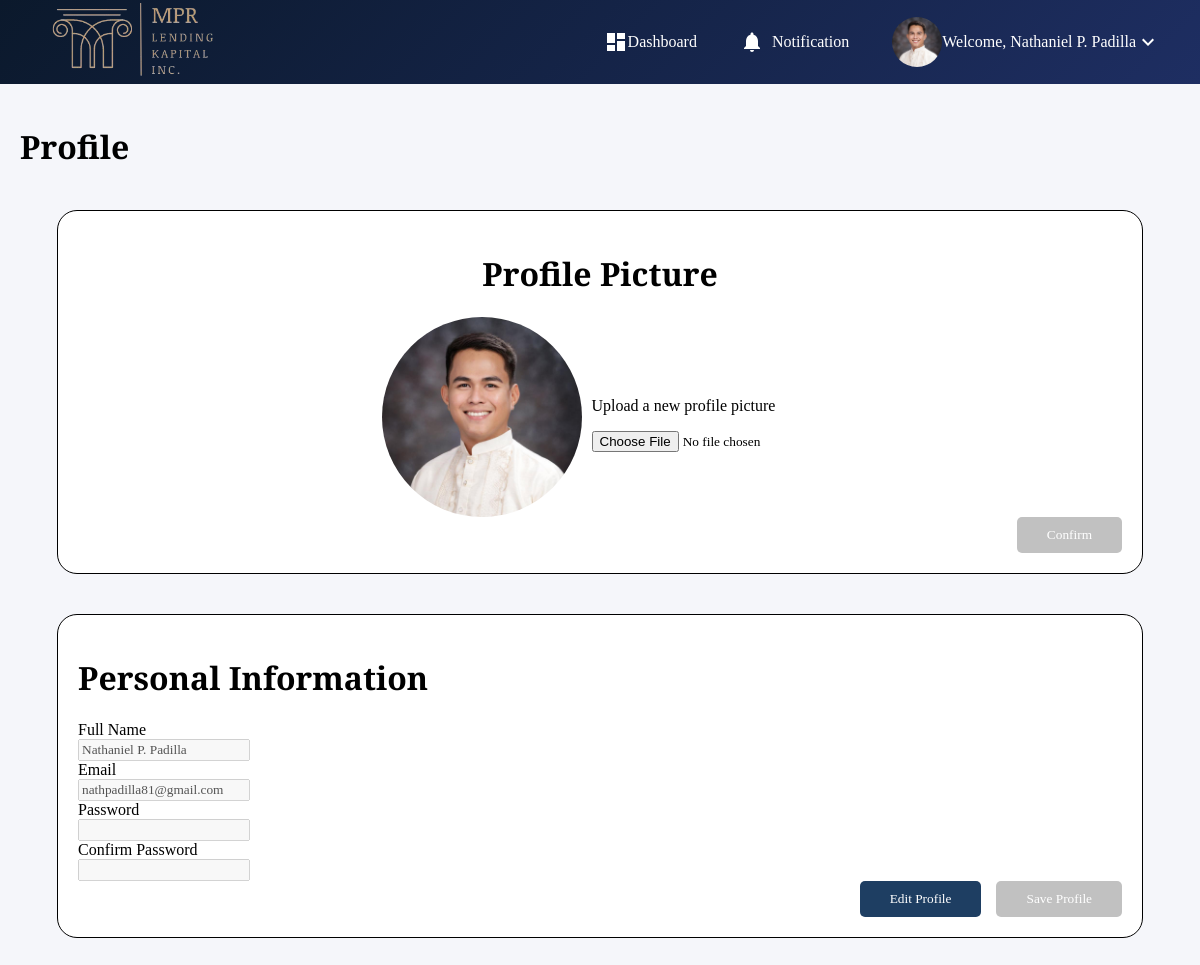
/profile.php (signed in), run on the app's committed database.
### tables this page shows
CREATE TABLE `users` (
  `id` int(11) NOT NULL,
  `fullname` varchar(255) NOT NULL,
  `email` varchar(255) NOT NULL,
  `password` varchar(255) NOT NULL,
  `profile_picture` varchar(255) DEFAULT NULL,
  `role` enum('admin','user') NOT NULL,
  `created_at` timestamp NOT NULL DEFAULT current_timestamp(),
  `updated_at` timestamp NOT NULL DEFAULT current_timestamp() ON UPDATE current_timestamp()
);

### profile.php (the view, shortened to what this page needs)
<?php
$db = new mysqli('localhost', 'root', '', 'lendingdb');
$user_id = $_SESSION['user_id'];
$sql = "SELECT profile_picture, fullname, email, password FROM users WHERE id = ?";
$stmt = $db->prepare($sql);
$stmt->bind_param("i", $user_id);
$stmt->execute();
$result = $stmt->get_result();
$user = $result->fetch_assoc();
$profilePicturePath = isset($user['profile_picture']) && !empty($user['profile_picture']) ? $user['profile_picture'] : 'uploads/defaultprof.jpg';
$fullname = $user['fullname'];
$email = $user['email'];
?>
<!DOCTYPE html>
<html lang="en">
<head>
    <link rel="stylesheet" href="styles/profile.css">
</head>
<body>
<nav>
    <div class="dashboard-container">
        <div class="dashboard-header">
            <div class="logo-container">
                <img src="images/dashboard.png" alt="Dashboard Logo">
            </div>
            <div class="dashboard-header-right">
            <div class="dashboard-header-right-content">
                        <svg xmlns="http://www.w3.org/2000/svg" width="24" height="24" viewBox="0 0 24 24">
                            <path fill="currentColor" d="M3 13h8V3H3zm0 8h8v-6H3zm10 0h8V11h-8zm0-18v6h8V3z" />
                        </svg>
                        <p>Dashboard</p>
                    </div>
                <div class="notification">
                    <div class="notification-icon">
                        <svg xmlns="http://www.w3.org/2000/svg" width="24" height="24" viewBox="0 0 24 24">
                            <path fill="currentColor" d="M12 22c1.1 0 2-.9 2-2h-4a2 2 0 0 0 2 2m6-6v-5c0-3.07-1.64-5.64-4.5-6.32V4c0-.83-.67-1.5-1.5-1.5s-1.5.67-1.5 1.5v.68C7.63 5.36 6 7.92 6 11v5l-2 2v1h16v-1z" />
                        </svg>
                        <p>Notification</p>
                    </div>
                </div>
                <div class="profile">
                    <img src="<?php echo $profilePicturePath; ?>" alt="Profile Picture">
                    <div class="profile-dropdown">
                        <p>Welcome, <?php echo $fullname; ?></p>
                    </div>
                    <svg class="arrow-down-icon" xmlns="http://www.w3.org/2000/svg" width="24" height="24" viewBox="0 0 24 24">
                        <path fill="currentColor" d="M7.41 8.59L12 13.17l4.59-4.58L18 10l-6 6l-6-6z" />
                    </svg>
                </div>
            </div>
        </div>
    </div>
</nav>
<div class="profile-container">
    <h1>Profile</h1>
    <div class="profile-content">
        <div class="profile-picture">
            <h1>Profile Picture</h1>
            <form action="update_profile.php" method="post" enctype="multipart/form-data">
                <div class="upload-profile-picture-container">
                    <img src="<?php echo $profilePicturePath; ?>" id="profile-picture-preview" alt="Profile Picture">
                    <div class="upload-profile-picture-btn-container">
                        <p>Upload a new profile picture</p>
                        <input type="file" name="profile_picture" id="profile-picture-upload" accept="image/*" onchange="previewImage(event)">
                    </div>
                </div>
                <div class="confirm-upload-profile-btn-container" disabled>
                    <button type="submit" id="upload-profile-btn" name="update_profile">Confirm</button disabled>
                </div>
            </form>
        </div>
        <div class="profile-info">
            <h1>Personal Information</h1>
            <form action="update_profile.php" method="post" enctype="multipart/form-data" id="profile-form">
    <label for="Name">Full Name</label><br>
    <input type="text" id="Name" class="inputs" name="fullname" value="<?php echo $fullname; ?>" disabled><br>
    <label for="Email">Email</label><br>
    <input type="email" id="Email" class="inputs" name="email" value="<?php echo $email; ?>" disabled><br>
    <label for="Password">Password</label><br>
    <input type="password" id="Password" class="inputs" name="password" disabled><br>
    <label for="Confirm Password">Confirm Password</label><br>
    <input type="password" id="ConfirmPassword" class="inputs" name="confirm_password" disabled><br>
    <div class="profile-button-container">
        <button type="button" id="edit-profile-btn">Edit Profile</button>
        <button type="submit" id="save-profile-btn" name="update_details" disabled>Save Profile</button>
    </div>
</form>
        </div>
    </div>
</div>
</body>
</html>

### styles/profile.css (style rules this page uses)
* { font-family: "Source Serif 4", serif; }
h1 { font-weight: 900; }
body { background-color: #F5F6FA; height: 98vh; margin: 0 0 0 0; }
.dashboard-container { display: flex; flex-direction: column; }
.dashboard-header { display: flex; flex-direction: row; justify-content: space-between; background-image: linear-gradient(135deg, #0B192C, #1E2E62); color: white; max-height: 200px; height: 84px; }
.logo-container { display: flex; flex-direction: row; justify-content: left; align-items: center; height: 100%; }
.logo-container img { width: 300px; height: 100%; margin: 5px 0 0 0; object-fit: cover; }
.dashboard-header-right { display: flex; flex-direction: row; justify-content: right; align-items: center; height: 100%; margin: 0 20px 0 0; }
.dashboard-header-right-content { display: flex; flex-direction: row; align-items: center; margin: 0 20px 0 0; cursor: pointer; }
.notification-icon { display: flex; flex-direction: row; align-items: center; height: 100%; margin: 0 20px 0 0; }
.profile { display: flex; flex-direction: row; align-items: center; height: 100%; margin: 0 20px 0 0; }
.profile img { width: 50px; height: 50px; border-radius: 50%; object-fit: cover; }
.profile-dropdown { position: relative; display: inline; cursor: pointer; }
.notification { position: relative; display: inline-block; cursor: pointer; }
.notification-icon { vertical-align: middle; }
.profile-container { padding: 20px; }
.profile-content { display: flex; flex-direction: column; align-items: center; margin: 20px 0 0 0; }
.profile-container img { width: 200px; height: 200px; border-radius: 50%; object-fit: cover; }
.profile-picture { display: flex; width: 90%; flex-direction: column; align-items: center; justify-content: center; border: 1px solid black; background-color: white; margin: 20px 0 20px 0; border-radius: 20px; padding: 20px; }
.profile-picture form { width: 100%; }
.upload-profile-picture-container { display: flex; flex-direction: row; justify-content: center; align-items: center; gap: 10px; }
.upload-profile-picture-btn-container { display: flex; flex-direction: column; }
.confirm-upload-profile-btn-container { display: flex; align-items: end !important; justify-content: right !important; gap: 10px; }
#upload-profile-btn { background-color: #c1c1c1; color: white; padding: 10px 30px; border: none; border-radius: 5px; cursor: pointer; }
.profile-info { display: flex; flex-direction: column; width: 90%; padding: 20px; background-color: white; border-radius: 20px; align-items: left !important; margin: 20px 0 20px 0; border: 1px solid black; }
.profile-button-container { display: flex; flex-direction: row; justify-content: right; gap: 15px; align-items: center; }
#edit-profile-btn { background-color: #1E3E62; color: white; padding: 10px 30px; border: none; border-radius: 5px; cursor: pointer; }
#save-profile-btn { background-color: #C1C1C1; color: white; padding: 10px 30px; border: none; border-radius: 5px; cursor: pointer; }
.notification { position: relative; padding: 0 15px; }
.notification-icon { display: flex; align-items: center; gap: 8px; cursor: pointer; padding: 8px; border-radius: 8px; transition: background-color 0.2s ease; }
.notification-icon svg { color: #ffffff; }

### data on the page
users: profile_picture (placeholder picture), fullname "Nathaniel P. Padilla", email "nathpadilla81@gmail.com"
